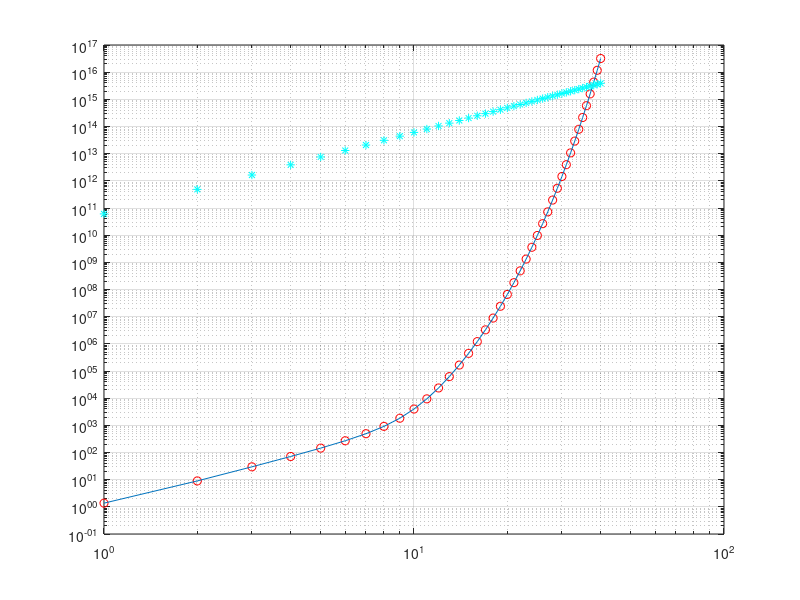

The MATLAB source for this figure: (Note: this script raises an error after producing the figure.)
%Isaiah Griego
%Computer Exercise 1.2.6b

clear all; close all; clc;

g0 = inline('exp(1).^(x-2)+x.^3');
g1 = inline('exp(1).^x/exp(1).^2+x.^3');
g2 = inline('x.^3*((exp(1).^(x-2)/x.^3)+1)');


x0 = 1;
k = 10;
x = -40:1:40;

loglog(x,g0(x),'ro',x,g1(x),x,g2(x),'c*');
grid on;

xc0 = fpi(g0,1,10);
xc1 = fpi(g1,1,10);